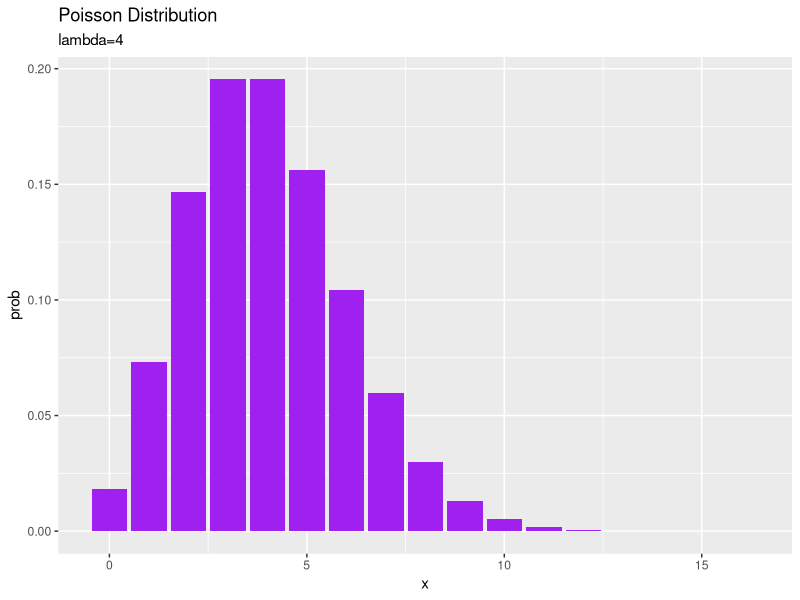
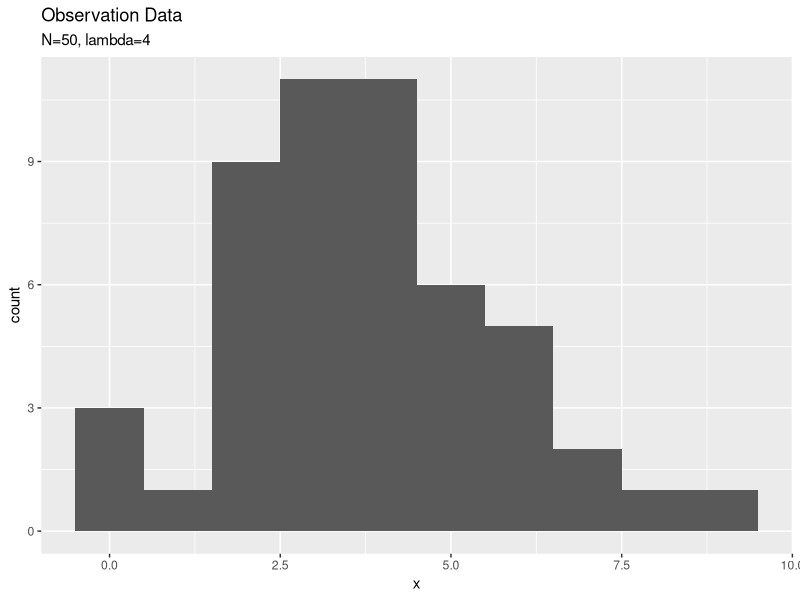
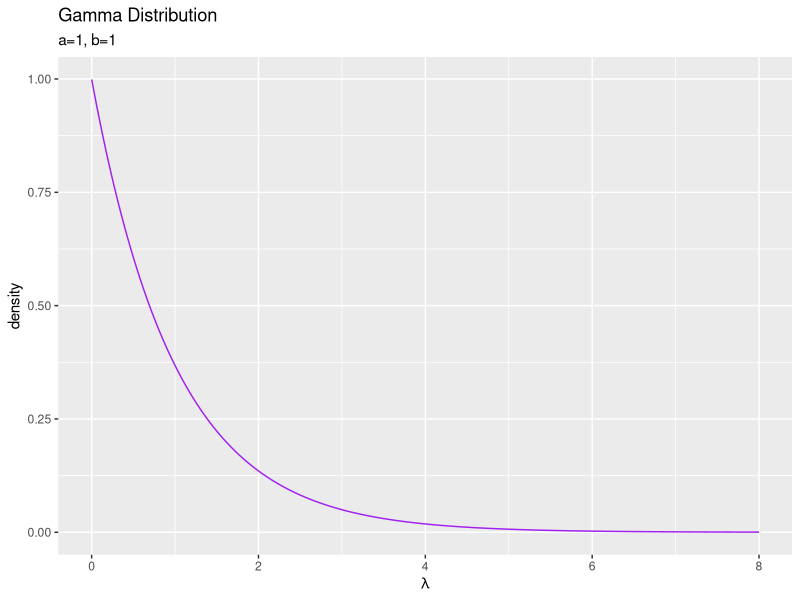
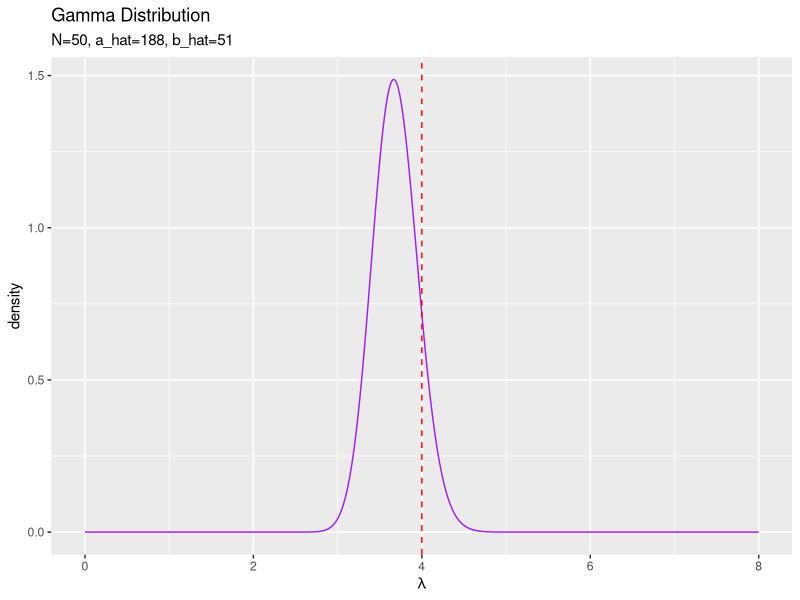
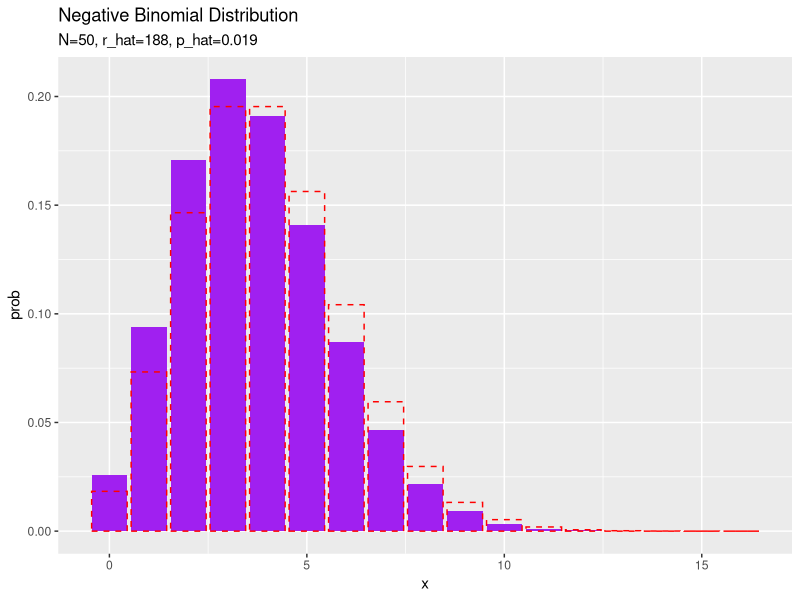

Recreate these plots in R, in order.

# 3.2.3 ポアソン分布の学習と予測 ---------------------------------------------------------

# 3.2.3項で利用するパッケージ
library(tidyverse)


### 尤度(ポアソン分布)の設定 -----

# 真のパラメータを指定
lambda_truth <- 4

# 作図用のxの値を設定
x_line <- seq(0, 4 * lambda_truth)

# 尤度を計算
model_df <- tibble(
  x = x_line, # x軸の値
  ln_C_poi = x * log(lambda_truth) - lgamma(x + 1), # 正規化項(対数)
  prob = exp(ln_C_poi - lambda_truth) # 確率
  #prob = dpois(x = x, lambda = lambda_truth) # 確率
)

# 尤度を作図
ggplot(model_df, aes(x = x, y = prob)) + 
  geom_bar(stat = "identity", position = "dodge", fill = "purple") + # 尤度
  labs(title = "Poisson Distribution", 
       subtitle = paste0("lambda=", lambda_truth))


### 観測データの生成 -----

# (観測)データ数を指定
N <- 50

# ポアソン分布に従うデータを生成
x_n <- rpois(n = N ,lambda = lambda_truth)

# 観測データを確認
table(x_n)

# 観測データのヒストグラムを作図
tibble(x = x_n) %>% 
  ggplot(aes(x = x)) + 
    geom_histogram(binwidth = 1) + # 観測データ
    labs(title = "Observation Data", 
    subtitle = paste0("N=", N, ", lambda=", lambda_truth))


### 事前分布(ガンマ分布)の設定 -----

# 事前分布のパラメータを指定
a <- 1
b <- 1

# 作図用のlambdaの値を設定
lambda_line <- seq(0, 2 * lambda_truth, by = 0.001)

# 事前分布を計算
prior_df <- tibble(
  lambda = lambda_line, # x軸の値
  ln_C_gam = a * log(b) - lgamma(a), # 正規化項(対数)
  density = exp(ln_C_gam + (a - 1) * log(lambda) - b * lambda) # 確率密度
  #density = dgamma(x = lambda, shape = a, rate = b) # 確率密度
)

# 事前分布を作図
ggplot(prior_df, aes(x = lambda, y = density)) + 
  geom_line(color = "purple") + # 事前分布
  labs(title = "Gamma Distribution", 
       subtitle = paste0("a=", a, ", b=", b), 
       x = expression(lambda))


### 事後分布(ガンマ分布)の計算 -----

# 事後分布のパラメータを計算
a_hat <- sum(x_n) + a
b_hat <- N + b

# 事後分布を計算
posterior_df <- tibble(
  lambda = lambda_line, # x軸の値
  ln_C_gam = a_hat * log(b_hat) - lgamma(a_hat), # 正規化項(対数)
  density = exp(ln_C_gam + (a_hat - 1) * log(lambda) - b_hat * lambda) # 確率密度
  #density = dgamma(x = lambda, shape = a_hat, rate = b_hat) # 確率密度
)

# 事後分布を作図
ggplot(posterior_df, aes(x = lambda, y = density)) + 
  geom_line(color = "purple") + # 事後分布
  geom_vline(aes(xintercept = lambda_truth), 
             color = "red", linetype = "dashed") + # 真のパラメータ
  labs(title = "Gamma Distribution", 
       subtitle = paste0("N=", N, ", a_hat=", a_hat, ", b_hat=", b_hat), 
       x = expression(lambda)) # ラベル


### 予測分布(負の二項分布)の計算 -----

# 予測分布のパラメータを計算
r_hat <- a_hat
p_hat <- 1 / (b_hat + 1)
#r_hat <- sum(x_n) + a
#p_hat <- 1 / (N + 1 + b)

# 予測分布を計算
predict_df <- tibble(
  x = x_line, # x軸の値
  ln_C_NB = lgamma(x + r_hat) - lgamma(x + 1) - lgamma(r_hat), # 正規化項(対数)
  prob = exp(ln_C_NB + r_hat * log(1 - p_hat) + x * log(p_hat)) # 確率
  #prob = dnbinom(x = x, size = r_hat, prob = 1 - p_hat) # 確率
)

# 予測分布を作図
ggplot() + 
  geom_bar(data = predict_df, aes(x = x, y = prob), 
           stat = "identity", position = "dodge", fill = "purple") + # 予測分布
  geom_bar(data = model_df, aes(x = x, y = prob), 
           stat = "identity", position = "dodge", 
           alpha = 0, color = "red", linetype = "dashed") + # 真の分布
  labs(title = "Negative Binomial Distribution", 
       subtitle = paste0("N=", N, ", r_hat=", r_hat, ", p_hat=", round(p_hat, 3)))


# ・アニメーション ---------------------------------------------------------------

# 利用パッケージ
library(tidyverse)
library(gganimate)


### 推論処理 -----

# 真のパラメータを指定
lambda_truth <- 4

# 事前分布のパラメータを指定
a <- 1
b <- 1

# 作図用のlambdaの値を設定
lambda_line <- seq(0, 2 * lambda_truth, by = 0.001)

# 事前分布(ガンマ分布)を計算
posterior_df <- tibble(
  lambda = lambda_line, # x軸の値
  density = dgamma(x = lambda, shape = a, rate = b), # 確率密度
  label = as.factor(paste0("N=", 0, ", a=", a, ", b=", b)) # パラメータ
)

# 初期値による予測分布のパラメータを計算
r <- a
p <- 1 / (b + 1)

# 作図用のxの値を設定
x_line <- seq(0, 4 * lambda_truth)

# 初期値による予測分布(負の二項分布)を計算
predict_df <- tibble(
  x = x_line, # 作図用の値
  prob = dnbinom(x = x, size = r, prob = 1 - p), # 確率
  label = as.factor(paste0("N=", 0, ", r=", r, ", p=", round(p, 3))) # パラメータ
)

# データ数(試行回数)を指定
N <- 100

# 受け皿を初期化
x_n <- rep(0, N)

# ベイズ推論
for(n in 1:N){
  
  # ポアソン分布に従うデータを生成
  x_n[n] <- rpois(n = 1 ,lambda = lambda_truth)
  
  # 事後分布のパラメータを更新
  a <- sum(x_n[n] * 1) + a
  b <- 1 + b
  
  # 事後分布(ガンマ分布)を計算
  tmp_posterior_df <- tibble(
    lambda = lambda_line, # x軸の値
    density = dgamma(x = lambda, shape = a, rate = b), # 確率密度
    label = as.factor(paste0("N=", n, ", a_hat=", a, ", b_hat=", b)) # パラメータ
  )
  
  # 予測分布のパラメータを更新
  r <- a
  p <- 1 / (b + 1)
  
  # 予測分布(負の二項分布)を計算
  tmp_predict_df <- tibble(
    x = x_line, # x軸の値
    prob = dnbinom(x = x, size = r, prob = 1 - p), # 確率
    label = as.factor(paste0("N=", n, ", r_hat=", r, ", p_hat=", round(p, 3))) # パラメータ
  )
  
  # 結果を結合
  posterior_df <- rbind(posterior_df, tmp_posterior_df)
  predict_df <- rbind(predict_df, tmp_predict_df)
}

# 観測データを確認
table(x_n)


### 作図処理 -----

# 事後分布を作図
posterior_graph <- ggplot(posterior_df, aes(x = lambda, y = density)) + 
  geom_line(color = "purple") + # 事後分布
  geom_vline(aes(xintercept = lambda_truth), 
             color = "red", linetype = "dashed") + # 真のパラメータ
  gganimate::transition_manual(label) + # フレーム
  labs(title = "Gamma Distribution", 
       subtitle = "{current_frame}", 
       x = expression(lambda))

# gif画像を出力
gganimate::animate(posterior_graph, nframes = N + 1, fps = 10)


# 真のモデルをN+1フレーム分に複製
model_df <- tibble(
  x = rep(x_line, times = N + 1), # x軸の値
  prob = rep(dpois(x = x_line, lambda = lambda_truth), times = N + 1), # 確率
  label = predict_df[["label"]] # パラメータ
)

# 予測分布を作図
predict_graph <- ggplot() + 
  geom_bar(data = predict_df, aes(x = x, y = prob), 
           stat = "identity", position = "dodge", fill = "purple") + # 予測分布
  geom_bar(data = model_df, aes(x = x, y = prob), 
           stat = "identity", position = "dodge", 
           alpha = 0, color = "red", linetype = "dashed") + # 真のモデル
  gganimate::transition_manual(label) + # フレーム
  labs(title = "Negative Binomial Distribution", 
       subtitle = "{current_frame}")

# gif画像を出力
gganimate::animate(predict_graph, nframes = N + 1, fps = 10)
